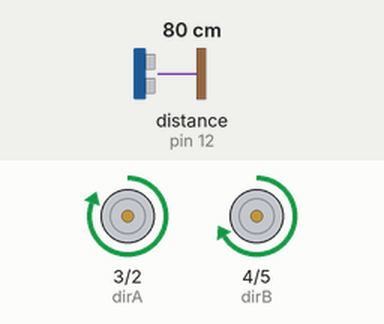
Simulated run of this sketch. Board: Arduino Uno, built with avr-gcc and run on an emulated ATmega328P. Parts: direction and speed pins drawn as motors (green arrow = direction pin HIGH = forward, orange = LOW = backward, longer = more drive). Wiring (inferred from the names in the program): ultrasonic range finder: trigger pin 11; echo pin 12. Inputs (shaded band) come from the test bench; at power-on: distance to the obstacle (sensor on pin 12) 80 cm. The echo pulse lasts 58.3 µs per cm; what the sketch prints to the serial monitor is not drawn.

Above: at 1.2 s.
1.3 s: distance to the obstacle (sensor on pin 12) set to 120 cm
4.3 s: distance to the obstacle (sensor on pin 12) set to 250 cm
Timing chart, 0 to 7.3 s (numbered marks = the images above; inputs shaded):
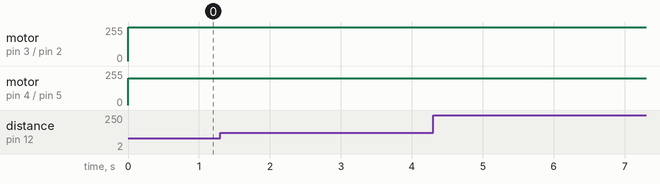

The sketch:

sketch_apr28a.ino
```cpp
int speedA = 2;
int speedB = 5;
int dirA = 3;
int dirB = 4;
//senosr
int trigPin = 11;
int echoPin = 12;
long duration;
long distance;

void setup() {
  // put your setup code here, to run once:
  pinMode(speedA, OUTPUT);
  pinMode(speedB, OUTPUT);
  pinMode(dirA, OUTPUT);
  pinMode(dirB, OUTPUT);
  analogWrite(speedA, 200);
  analogWrite(speedB, 200);

  //sensor
  pinMode(trigPin, OUTPUT);
  pinMode(echoPin, INPUT);
  Serial.begin(9600);
}

void loop() {

 //sensor
  digitalWrite(trigPin,LOW);
  delayMicroseconds(2);
  digitalWrite(trigPin,HIGH);
  delayMicroseconds(10);
  digitalWrite(trigPin,LOW);
  duration = pulseIn(echoPin, HIGH);
  distance = (duration*0.034)/2;
  Serial.print("Distance:" );
  Serial.println(distance);

  if(distance <= 20){
  delay(3000);
  analogWrite(speedA, 20);
  analogWrite(speedB, 20);
  delay(2000);
  digitalWrite(dirA, LOW);
  digitalWrite(dirB, LOW);
  delay(2000);
  digitalWrite(dirA, HIGH);
  delay(2000);
  analogWrite(speedA, 200);
  analogWrite(speedB, 200);

    }else{
        // put your main code here, to run repeatedly:
  digitalWrite(dirA, HIGH);
  digitalWrite(dirB, HIGH);
    }

}
```

Measured:
- after the input at 1.3 s, every drawn part: stays the same
- after the input at 4.3 s, every drawn part: stays the same
